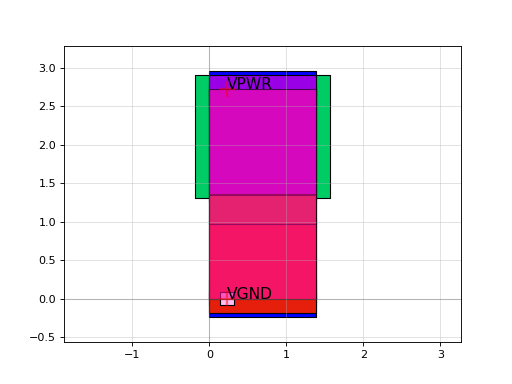

This chart was generated by the following Python code:
import sky130

c = sky130.components.sky130_fd_sc_hd__clkinv_1()
c.plot()
